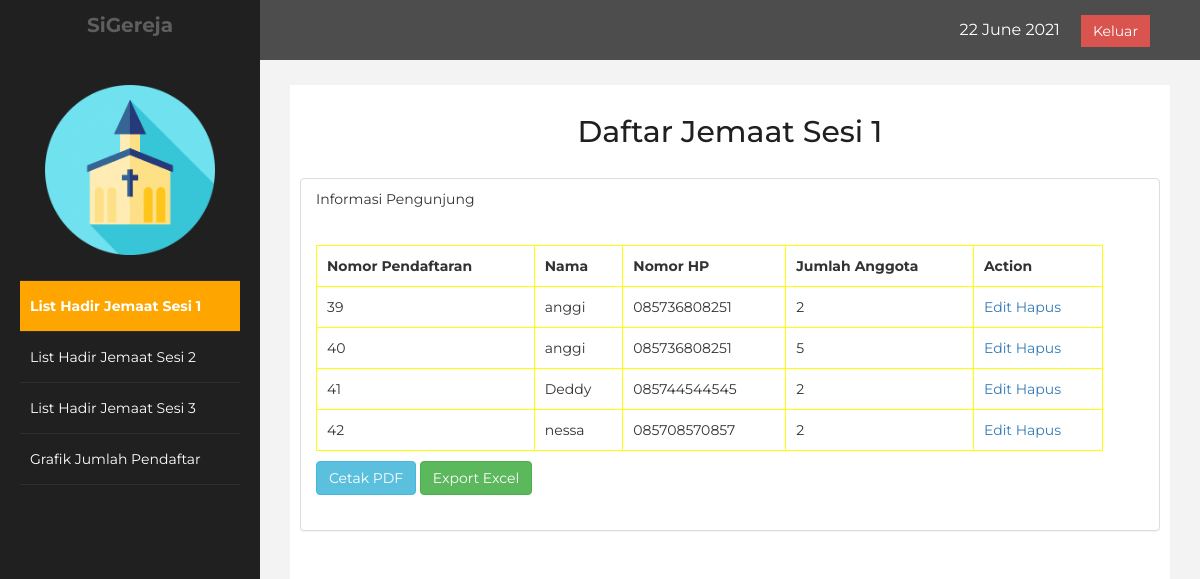
The page /admin.php (signed in) on the database its author committed.
### tables this page shows
CREATE TABLE `sesi_1` (
  `nomor` int(11) NOT NULL,
  `nama` varchar(255) NOT NULL,
  `no_hp` varchar(50) NOT NULL,
  `jumlah` int(10) NOT NULL
);

### admin.php (the view, shortened to what this page needs)
<!DOCTYPE html>
<html lang="en">
<head>
    <link rel="stylesheet" href="https://maxcdn.bootstrapcdn.com/bootstrap/3.3.7/css/bootstrap.min.css">
    <link rel="stylesheet" href="css/css5.css"/>
</head>
<body>
    <div id="wrapper">
        <nav class="navbar navbar-default navbar-cls-top " role="navigation" style="margin-bottom: 0">
            <div class="navbar-header">
                <a class="navbar-brand" href="#"> SiGereja</a>
            </div>
    <div style="color: white;padding: 15px 50px 5px 50px;float: right;font-size: 16px;"><?php date_default_timezone_set('Asia/Jakarta'); echo date("d F Y")."&nbsp; &nbsp; &nbsp;"; ?><a href="logout.php" class="btn btn-danger square-btn-adjust">Keluar</a> </div>
        </nav>
            <nav class="navbar-default navbar-side" role="navigation">
            <div class="sidebar-collapse">
                <ul class="nav" id="main-menu">
				<li class="text-center">
                    <img src="resource/image/logogereja.png" class="user-image img-responsive"/>
					</li>
                    <li>
                        <a class="active-menu"  href="admin.php"><i class="fa fa-dashboard fa-3x"></i> List Hadir Jemaat Sesi 1</a>
                    </li>
                    <li>
                        <a  href="admin_test2.php"><i class="fa fa-desktop fa-3x"></i> List Hadir Jemaat Sesi 2</a>
                    </li>
                    <li>
                        <a  href="admin_test3.php"><i class="fa fa-desktop fa-3x"></i> List Hadir Jemaat Sesi 3</a>
                    </li>
                    <li>
                        <a href="grafik.php"><i class="fa fa-dashboard fa-3x"></i> Grafik Jumlah Pendaftar</a>
                    </li>
				</ul>
            </div>
        </nav>
        <div id="page-wrapper" >
            <div id="page-inner">
                <div class="row">
                    <div class="col-md-12">
                     <h2>Daftar Jemaat Sesi 1</h2>
                        <br>
                    </div>
                </div>
                <div class="row">
                <div class="col-md-12 col-sm-0">
                    <div class="panel">
                        <div class="panel-heading">
                            Informasi Pengunjung
                        </div>
                        <div class="panel-body">
                        <table align="left" border="2" cellpadding="2" cellspacing="2">
                            <tr>
                                <td><b>Nomor Pendaftaran</b></td>
                                <td><b>Nama<b></td>
                                <td><b>Nomor HP<b></td>
                                <td><b>Jumlah Anggota</b></td>
                                <td><b>Action</b></td>
                            </tr>
                            <?php
                            include 'koneksi.php';
                            $sql = mysqli_query($koneksi, "select * from sesi_1");
                            foreach ($sql as $row) {
                                echo"<tr>
                                <td>".$row['nomor']."</td>
                                <td>".$row['nama']."</td>
                                <td>".$row['no_hp']."</td>
                                <td>".$row['jumlah']."</td>
                                <td>
                                    <a href='update1.php?id=$row[nomor]'>Edit</a>
                                    <a href='delete.php?id=$row[nomor]'>Hapus</a>
                                </td>
                                </tr>";
                                }
                            ?>
                        </table>
                        <button onclick="location.href='reportpdf1.php';" id="reportpdf" type="button" class="btn btn-info">Cetak PDF</button>
                        <button onclick="location.href='reportexcel1.php';" id="reportexcel" type="button" class="btn btn-success">Export Excel</button>
                        <br><br>
                        </div>
                    </div>
                </div>
             </div>
             </div>
            </div>
        </div>
</body>
</html>

### css/css5.css (style rules this page uses)
body { font-family: 'Montserrat', sans-serif; }
table { border: solid 1px yellow; border-collapse: collapse; border-spacing: 0; width: 95%; margin: 10px auto 10px auto; }
table tbody td { border: solid 1px yellow; color: #333; padding: 10px; text-shadow: 1px 1px 1px #fff; }
h2 { text-align: center; }
#wrapper { width: 100%; background:#202020; }
#page-wrapper { padding: 15px 15px; min-height: 600px; background:#F3F3F3; }
#page-inner { width:100%; margin:10px 20px 10px 0px; background-color:#fff!important; padding:10px; min-height:1200px; }
.text-center { text-align:center; }
h2 { color: #202020; }
.square-btn-adjust { border: 0px solid transparent; -webkit-border-radius: 0px; -moz-border-radius: 0px; border-radius: 0px; }
.user-image { margin: 25px auto; -webkit-border-radius: 10px; -moz-border-radius: 10px; border-radius: 10px; max-height:170px; max-width:170px; }
.navbar-cls-top .navbar-brand { color: black; background: orange; width: 260px; text-align: center; height: 60px; font-size: 20px; font-weight: 700; padding-top: 10; }
.active-menu { background-color:orange!important; color: #202020; font-weight: bold; }
.sidebar-collapse , .sidebar-collapse .nav { background:none; }
.sidebar-collapse .nav { padding:0; }
.sidebar-collapse .nav > li > a { color:#fff; background:#202020; text-shadow:none; }
.sidebar-collapse > .nav > li > a { padding:15px 10px; }
.sidebar-collapse > .nav > li { border-bottom: 1px solid rgba(107, 108, 109, 0.19); }
.navbar-side { border:none; background-color: #202020; padding-left: 20px; padding-right: 20px; }
.navbar-cls-top { background:#4D4D4D; border-bottom:none; }
.navbar-default { border:0px solid black; }
.navbar-header { background: #202020; }
@media (min-width:768px) { #page-wrapper { margin: 0 0 0 260px; padding: 15px 30px; min-height: 1200px; } }
@media (min-width:768px) { .navbar-side { z-index: 1; position: absolute; width: 260px; } }
@media (min-width:768px) { .navbar { border-radius: 0px; } }
.panel { margin-bottom: 20px; background-color: #fff; border: 1px solid transparent; border-color: #ddd; border-radius: 4px; -webkit-box-shadow: 0 1px 1px rgba(0, 0, 0, .05); box-shadow: 0 1px 1px rgba(0, 0, 0, .05); }
.panel-body { padding: 15px; }

### rows shown on the page
sesi_1: nomor "39", nama "anggi", no_hp "085736808251", jumlah "2"
sesi_1: nomor "40", nama "anggi", no_hp "085736808251", jumlah "5"
sesi_1: nomor "41", nama "Deddy", no_hp "085744544545", jumlah "2"
sesi_1: nomor "42", nama "nessa", no_hp "085708570857", jumlah "2"
